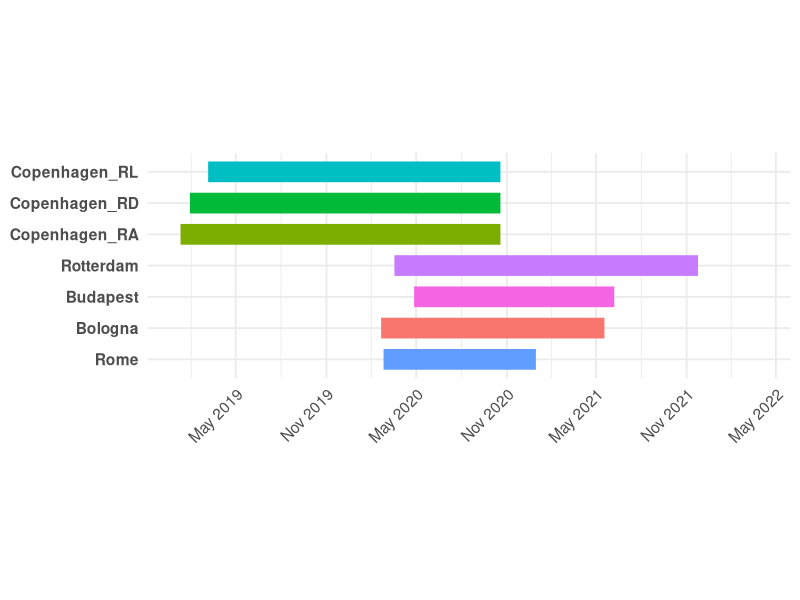

Here is the R script that generated this plot:
# Author: Niklas Nett
# Created: 2025-04-15
# Last updated: 2025-07-22

# Purpose:   Visualize the sampling periods of all 7 WWTPs as horizontal bars, ordered geographically from north (Copenhagen_RL) to south (Rome)
# Input:     - Manually defined table with plant names and respective start/end dates
# Output:    - Sampling_Periods_Plot.svg (Gantt-style plot showing time coverage per WWTP)

# Load packages
library(tibble)
library(dplyr)
library(ggplot2)
library(lubridate)

# Define directory
setwd("/Users/macniklas/Desktop/MA.ster_2.025/")

# define sampling periods
data <- tribble(
  ~City,          ~Start, ~End,
  "Copenhagen_RL", "27.03.19",  "28.09.20",
  "Copenhagen_RD", "18.02.19",  "28.09.20",
  "Copenhagen_RA", "30.01.19",  "28.09.20",
  "Rotterdam",     "08.04.20",  "03.11.21",
  "Budapest",      "18.05.20",  "17.05.21",
  "Bologna",       "12.03.20",  "27.04.21",
  "Rome",          "17.03.20",  "09.12.20"
)

# convert strings into dates 
data <- data %>%
  mutate(
    Start = dmy(Start),
    End   = dmy(End)
  )

# set order from north (bottom) to south (top) of the cities (else they will be in alphabetical order)
# start by bottom
data$City <- factor(
  data$City,
  levels = c(
    "Rome",
    "Bologna",
    "Budapest",
    "Rotterdam",
    "Copenhagen_RA",
    "Copenhagen_RD",
    "Copenhagen_RL"
  )
)

# set colors
plant_colors <- c(
  "Copenhagen_RL" = "#00BFC4",
  "Copenhagen_RD" = "#00BA38",
  "Copenhagen_RA" = "#7CAE00",
  "Rotterdam"     = "#C77CFF",
  "Budapest"      = "#F564E3",
  "Bologna"       = "#F8766D",
  "Rome"          = "#619CFF"
)

# create plot
p <-  ggplot(data, aes(x = Start, y = City)) +     
  geom_segment(
    aes(xend = End, yend = City, colour = City),
    linewidth = 7 ,
    lineend   = "square"
  ) +
  scale_colour_manual(values = plant_colors) +
  scale_x_date(
    date_breaks = "6 months",
    date_labels = "%b %Y",
    limits = c(as.Date("2019-01-01"), as.Date("2022-04-01"))
  ) +
  labs(x = NULL, y = NULL) +
  theme_minimal(base_size = 14) +
  theme(
    text          = element_text(family = "Helvetica"),
    axis.text.y   = element_text(face = "bold"),
    axis.text.x   = element_text(angle = 45, hjust = 1),
    legend.position = "none",
    aspect.ratio  = 0.35 
  )

# save plot as svg
ggsave(
  filename = "Sampling_Periods_Plot.svg",
  plot     = p,
  device   = "svg",
  width    = 9,   
  height   = 3    
)